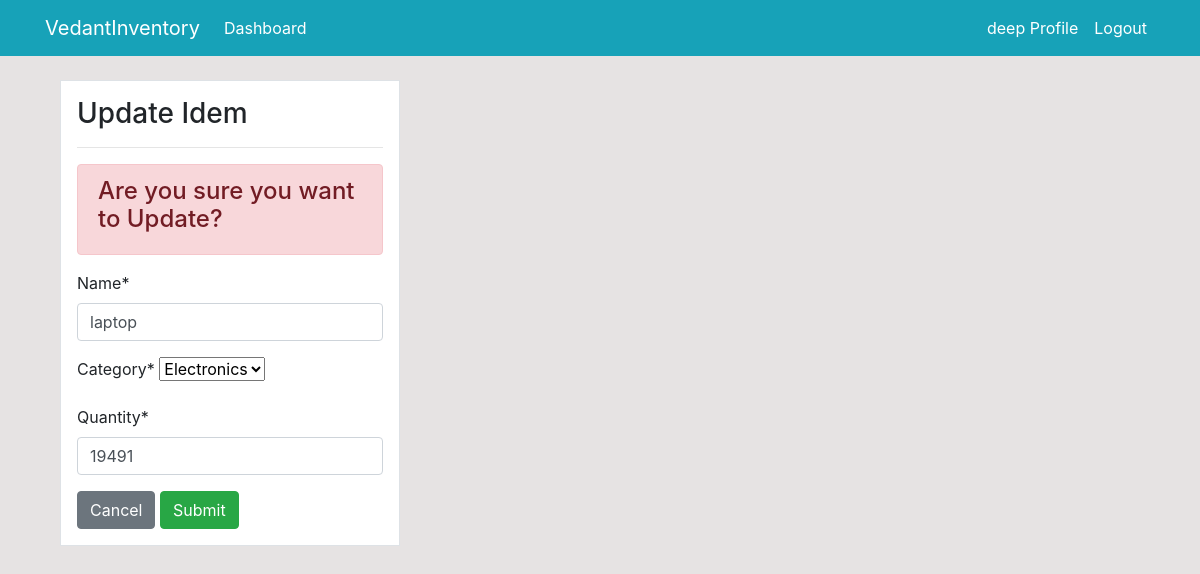
The app's page /product/update/2/ (signed in) with its own data.
### dashboard/models.py (models this page shows, shortened)
class Product(models.Model):
    name = models.CharField(max_length=100, null=True)
    category = models.CharField(max_length=20, choices= CATEGORY,null=True)
    quantity = models.PositiveIntegerField(null=True)
    class Meta:
        verbose_name_plural = 'Product'

### dashboard/views.py (the view)
# urls.py: path('product/update/<int:pk>/',views.product_update, name='dashboard-product-update'),
@login_required(login_url='user-login')
def product_update(request,pk):
    item = Product.objects.get(id=pk)
    if request.method == 'POST':
        update = UpdateProductForm(request.POST, instance=item)
        if update.is_valid():
            update.save()
            return redirect('dashboard-product')
    else:
        update = UpdateProductForm(instance=item)
    context = {
        'update': update
         }
    return render(request,'dashboard/product_update.html',context )

### dashboard/forms.py
class UpdateProductForm(forms.ModelForm):
    class Meta:
        model = Product
        fields = ['name','category','quantity']

### templates/dashboard/product_update.html (shortened to what this page needs)
{% extends 'partials/base.html' %}
{% load crispy_forms_tags %}
{% block content %}
<div class="container">
    <div class="row my-4">
        <div class="col-md-4">
            <div class="border bg-white p-3">
                <h3>Update Idem</h3>
                <hr>
                <div class="alert alert-danger">
                    <h4>Are you sure you want to Update?</h4>
                </div>
                <form action="" method="POST">
                    {{ update|crispy }}
                    <a href="{% url 'dashboard-product' %}" class="btn btn-secondary">Cancel</a>
                    <input type="submit" class="btn btn-success" name="" id="">
                </form>
           </div>
        </div>
    </div>
</div>
{% endblock %}

### templates/partials/nav.html (shortened to what this page needs)
<nav class="navbar navbar-expand-lg navbar-info bg-info">
    <div class="container">
        {% if user.is_authenticated %}
        <a class="navbar-brand text-white" href="{% url 'dashboard-index' %}">VedantInventory</a>
        <div class="collapse navbar-collapse" id="navbarSupportedContent">
            <ul class="navbar-nav mr-auto">
                <li class="nav-item active">
                    <a class="nav-link text-white" href="{% url 'dashboard-index' %}">Dashboard </a>
                </li>
            </ul>
            <ul class="navbar-nav ml-auto">
                <li class="nav-item active">
                    <a class="nav-link text-white" href="{% url 'user-profile' %}">{{ user.username }} Profile
                        <span class="sr-only">(current)</span></a>
                </li>
                <li class="nav-item">
                    <a class="nav-link text-white" href="{% url 'user-logout' %}">Logout</a>
                </li>
            </ul>
            {% endif %}
        </div>
    </div>
</nav>

### static/style.css (style rules this page uses)
body { background: rgb(230, 227, 227); }

### records on screen
Product: name "laptop", category "Electronics", quantity "19491"

### other values on screen
{{ user.username }} "deep"
